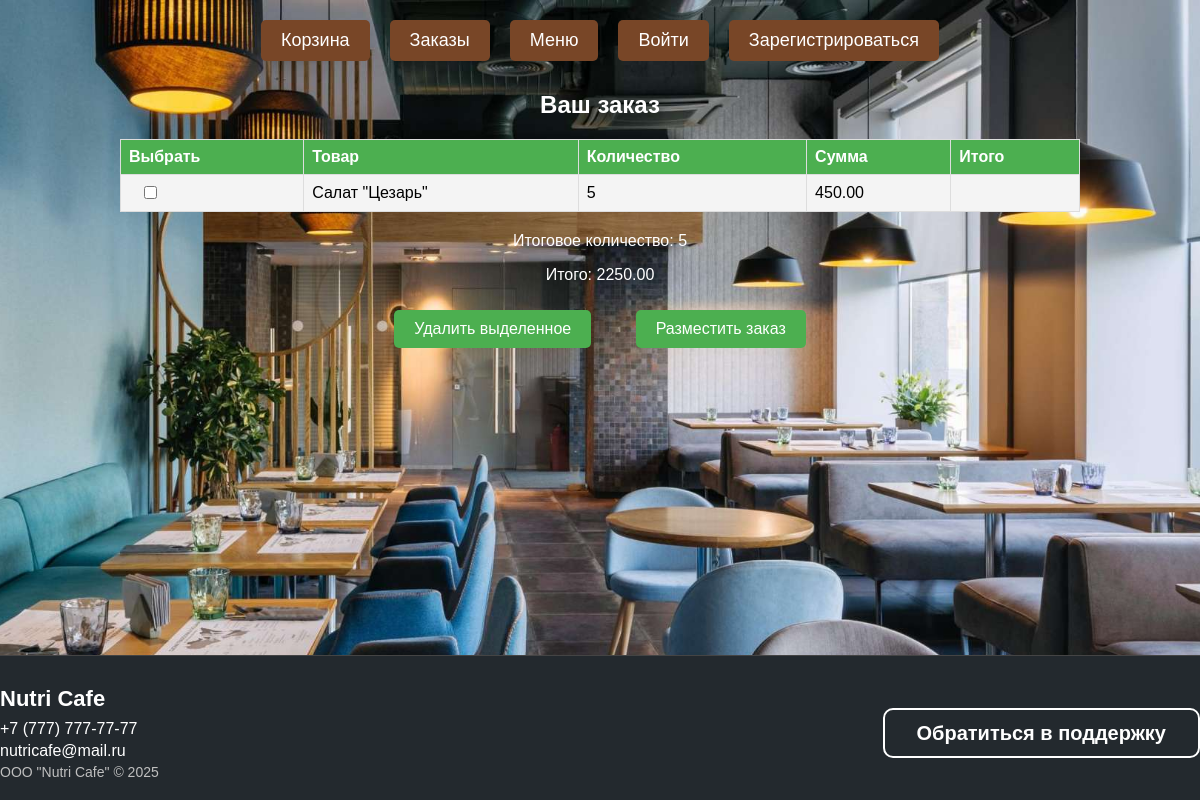
The app's page /view_cart/, older data.
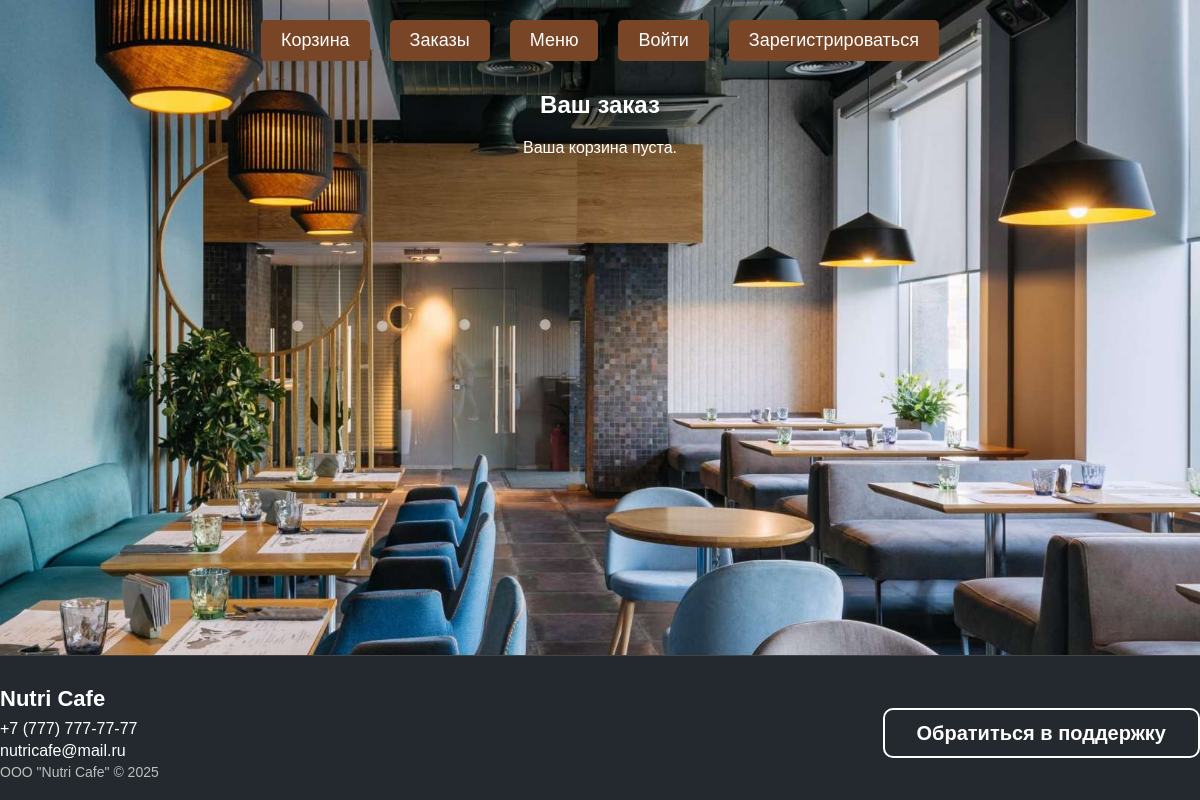
The same page, newer data.
### cafe_cat/models.py (models this page shows, shortened)
class CartItem(models.Model):
    cart = models.ForeignKey(Cart, on_delete=models.CASCADE)
    item = models.ForeignKey(MenuItem, on_delete=models.CASCADE)
    quantity = models.PositiveIntegerField(default=1)

class MenuItem(models.Model):
    name = models.CharField(max_length=100)
    price = models.DecimalField(max_digits=6, decimal_places=2)
    summary = models.TextField()
    is_featured = models.BooleanField(default=False)
    on_sale = models.BooleanField(default=False)
    discount = models.DecimalField(max_digits=6, decimal_places=2, default=0)
    sale_price = models.DecimalField(max_digits=6, decimal_places=2, default=0)
    image = models.ImageField(upload_to='menu_item_images/', null=True, blank=True)

### cafe_cat/views.py (the view)
# urls.py: path('view_cart/', views.view_cart, name='view_cart'),
def view_cart(request):
    user_cart = None
    if request.user.is_authenticated:
        user_cart, created = Cart.objects.get_or_create(user=request.user)
    else:
        session_key = request.session.session_key
        carts = Cart.objects.filter(session_key=session_key)
        if carts.exists():
            user_cart = carts.first()
        else:
            user_cart = Cart.objects.create(session_key=session_key)
    cart_items = CartItem.objects.filter(cart=user_cart)
    total_price = sum(cart_item.item.sale_price * cart_item.quantity if cart_item.item.on_sale else cart_item.item.price * cart_item.quantity for cart_item in cart_items)
    total_quantity = sum(cart_item.quantity for cart_item in cart_items)
    update_forms = {str(cart_item.id): UpdateQuantityForm(instance=cart_item) for cart_item in cart_items}
    return render(request, 'cafe_cat/view_cart.html', {
        'cart_items': cart_items,
        'total_price': total_price,
        'total_quantity': total_quantity,
        'update_forms': update_forms
    })

### cafe_cat/templates/cafe_cat/view_cart.html (shortened to what this page needs)
<!DOCTYPE html>
<html lang="ru">
<head>
</head>
<body>
    <div class="wrapper">
        <div class="buttons">
            <a href="{% url 'cafe_cat:view_cart' %}" class="button">Корзина</a>
            <a href="{% url 'cafe_cat:user_orders' %}" class="button">Заказы</a>
            <a href="{% url 'cafe_cat:menu' %}" class="button">Меню</a>
            {% if user.is_authenticated %}
                <a href="{% url 'cafe_cat:account' %}" class="button">Аккаунт</a>
            {% else %}
                <a href="{% url 'cafe_cat:login' %}" class="button">Войти</a>
                <a href="{% url 'cafe_cat:register' %}" class="button">Зарегистрироваться</a>
            {% endif %}
        </div>
        <h2>Ваш заказ</h2>
        {% if cart_items %}
            <form id="cart_form" action="{% url 'cafe_cat:remove_selected' %}" method="post">
                <table>
                    <thead>
                        <tr>
                            <th>Выбрать</th>
                            <th>Товар</th>
                            <th>Количество</th>
                            <th>Сумма</th>
                            <th>Итого</th>
                        </tr>
                    </thead>
                    <tbody>
                        {% for cart_item in cart_items %}
                        <tr>
                            <td><input type="checkbox" name="selected_items" value="{{ cart_item.id }}"></td>
                            <td>{{ cart_item.item.name }}</td>
                            <td>{{ cart_item.quantity }}</td>
                            <td>
                                {% if cart_item.item.on_sale %}
                                    {{ cart_item.item.sale_price }}
                                {% else %}
                                    {{ cart_item.item.price }}
                                {% endif %}
                            </td>
                            <td>{{ cart_item.total_item }}</td>
                        </tr>
                        {% endfor %}
                    </tbody>
                </table>
                <p>Итоговое количество: {{ total_quantity }}</p>
                <p>Итого: {{ total_price }}</p>
                <button type="submit">Удалить выделенное</button>
                <button type="submit" formaction="{% url 'cafe_cat:place_order_selected' %}">Разместить заказ</button>
            </form>
        {% else %}
            <p>Ваша корзина пуста.</p>
        {% endif %}
    </div>
    <footer>
        <div class="footer-content">
            <div class="footer-info">
                <div style="font-size: 22px; font-weight: bold; margin-bottom: 8px;">Nutri Cafe</div>
                <div style="font-size: 16px; margin-bottom: 4px;">+7 (777) 777-77-77</div>
                <div style="font-size: 16px; margin-bottom: 4px;">nutricafe@mail.ru</div>
                <div style="font-size: 14px; color: #bfbfbf;">ООО "Nutri Cafe" © 2025</div>
            </div>
            <div class="footer-btn">
                <a href="{% url 'cafe_cat:support' %}">Обратиться в поддержку</a>
            </div>
        </div>
    </footer>
</body>
</html>

### cafe_cat/templates/cafe_cat/view_cart.html (style rules this page uses)
body { font-family: Arial, sans-serif; margin: 0; padding: 0; background-color: #f4f4f4; background: url('/media/menu_item_images/фон.jpg') no-repeat center center fixed; background-size: cover; align-items: center; justify-content: center; min-height: 100vh; display: flex; flex-direction: column; text-align: center; }
.wrapper { flex: 1 0 auto; width: 100%; }
h2 { text-align: center; color: #fff; position: relative; }
p { text-align: center; font-size: 16px; position: relative; color: #fff }
.button { padding: 10px 20px; margin: 10px; background-color: #784627; color: #fff; border: none; border-radius: 5px; font-size: 18px; cursor: pointer; font-family: 'Trebuchet MS', Helvetica, sans-serif; text-decoration: none; position: relative; }
.buttons { display: flex; justify-content: center; flex-wrap: wrap; margin-top: 10px; }
footer { background: #23292e; color: #fff; padding: 30px 0 20px 0; text-align: center; width: 100%; z-index: 10; border-top: 1px solid #444; margin-top: auto; }
.footer-content { max-width: 1200px; margin: 0 auto; display: flex; flex-wrap: wrap; justify-content: space-between; align-items: center; }
.footer-info { text-align: left; min-width: 200px; }
.footer-btn { margin: 10px 0; }
.footer-btn a { padding: 12px 32px; border: 2px solid #fff; border-radius: 10px; background: none; color: #fff; font-size: 20px; text-decoration: none; font-weight: bold; transition: background 0.2s, color 0.2s; }

Row changes from the older to the newer data that the page shows:
removed CartItem: item.name "Салат \"Цезарь\"", quantity "5", item.price "450.00"
Text that changed along with them:
{{ total_quantity }}: "5" → (not shown)
{{ total_price }}: "2250.00" → (not shown)
text no longer shown: "Выбрать Товар Количество Сумма Итого Итоговое количество: Итого: Удалить выделенное Разместить заказ"
text now shown: "Ваша корзина пуста."
